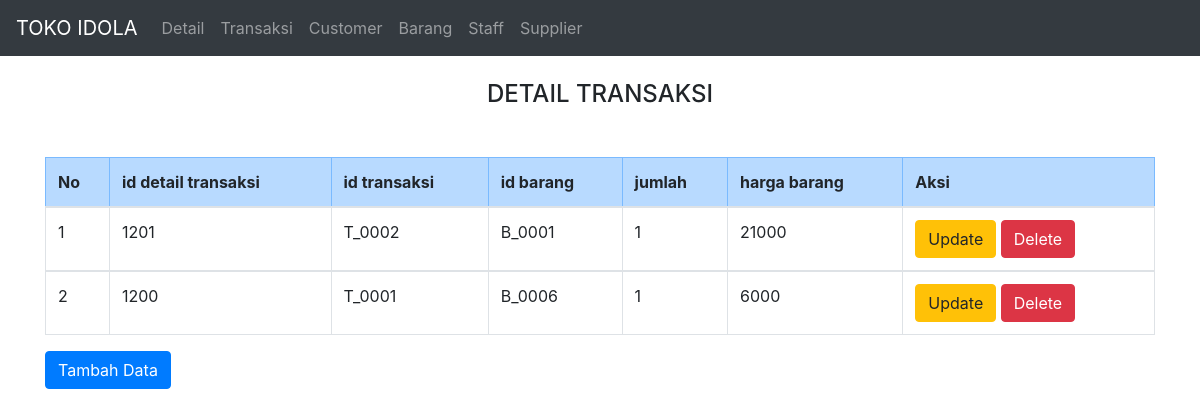
The page / on the database its author committed.
### tables this page shows
CREATE TABLE `detail_transaksi` (
  `id_detail_transaksi` int(11) NOT NULL,
  `id_transaksi` char(10) DEFAULT NULL,
  `id_barang` varchar(10) DEFAULT NULL,
  `jumlah` int(11) DEFAULT NULL,
  `harga_barang` int(11) DEFAULT NULL
);

### index.php (the view, shortened to what this page needs)
<!DOCTYPE html>
<html lang="en">
<head>
    <link rel="stylesheet" href="https://cdn.jsdelivr.net/npm/bootstrap@4.6.1/dist/css/bootstrap.min.css">
</head>
<body>
    <nav class="navbar navbar-expand-lg navbar-dark bg-dark">
        <a class="navbar-brand" href="#">TOKO IDOLA</a>
        <div class="collapse navbar-collapse" id="navbarNav">
            <ul class="navbar-nav">
                <li class="nav-item">
                    <a class="nav-link" href="index.php">Detail</a>
                </li>
                <li class="nav-item">
                    <a class="nav-link" href="transaksi.php">Transaksi</a>
                </li>
                <li class="nav-item">
                    <a class="nav-link" href="pembeli.php">Customer</a>
                </li>
                <li class="nav-item">
                    <a class="nav-link" href="barang.php">Barang</a>
                </li>
                <li class="nav-item">
                    <a class="nav-link" href="staff.php">Staff</a>
                </li>
                <li class="nav-item">
                    <a class="nav-link" href="supplier.php">Supplier</a>
                </li>
            </ul>
        </div>
    </nav>
<div class="container">
    <br>
    <h4><center>DETAIL TRANSAKSI</center></h4>
     <tr class="table-danger">
            <br>
        <thead>
        <tr>
       <table class="my-3 table table-bordered">
            <tr class="table-primary">
            <th>No</th>
            <th>id detail transaksi</th>
            <th>id transaksi</th>
            <th>id barang</th>
            <th>jumlah</th>
            <th>harga barang</th>
            <th colspan='2'>Aksi</th>
        </tr>
        </thead>
        <?php
        include "koneksi.php";
        $sql="select * from detail_transaksi order by id_detail_transaksi desc";
        $hasil=mysqli_query($conn,$sql);
        $no=0;
        while ($data = mysqli_fetch_array($hasil)) {
            $no++;
            ?>
            <tbody>
            <tr>
                <td><?php echo $no;?></td>
                <td><?php echo $data["id_detail_transaksi"]; ?></td>
                <td><?php echo $data["id_transaksi"];   ?></td>
                <td><?php echo $data["id_barang"];   ?></td>
                <td><?php echo $data["jumlah"];   ?></td>
                <td><?php echo $data["harga_barang"];   ?></td>
                <td>
                    <a href="update.php?id_detail_transaksi=<?php echo htmlspecialchars($data['id_detail_transaksi']); ?>" class="btn btn-warning" role="button">Update</a>
                    <a href="<?php echo htmlspecialchars($_SERVER["PHP_SELF"]);?>?id_detail_transaksi=<?php echo $data['id_detail_transaksi']; ?>" class="btn btn-danger" role="button">Delete</a>
                </td>
            </tr>
            </tbody>
            <?php
        }
        ?>
    <a href="createdetail.php" class="btn btn-primary" role="button">Tambah Data</a>
</div>
</body>
</html>

### rows shown on the page
detail_transaksi: id_detail_transaksi "1201", id_transaksi "T_0002", id_barang "B_0001", jumlah "1", harga_barang "21000"
detail_transaksi: id_detail_transaksi "1200", id_transaksi "T_0001", id_barang "B_0006", jumlah "1", harga_barang "6000"
